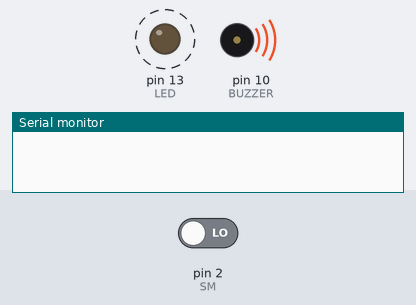
A sketch run on a simulated Arduino Uno, built with avr-gcc and run on an emulated ATmega328P. Shown: output pins drawn as LEDs (lit = HIGH), buzzer (waves = sounding), the last lines printed to the serial monitor. Dashed ring = blinking. The inputs (shaded band) are chosen by the test bench; at power-on: pin 2 (SM) LOW.

Above: at 4.2 s.
4.3 s: pin 2 (SM) driven HIGH
At 5.2 s:
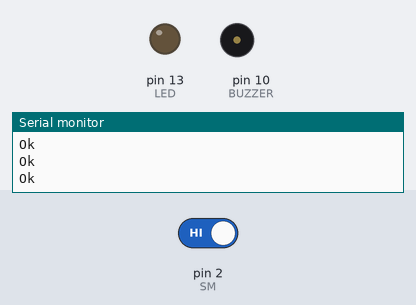
7.0 s: pin 2 (SM) driven LOW
At 8.75 s:
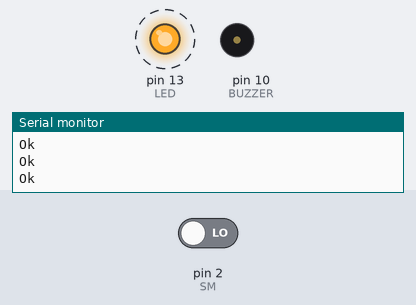
Timing chart, 0 to 18.4 s (numbered marks = the images above; inputs shaded):
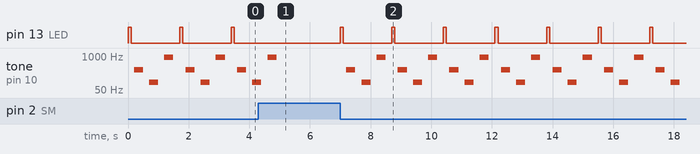

Measured:
- after the input at 4.3 s, pin 13 (LED): stops changing and stays LOW; tone on pin 10 (BUZZER): goes on until 4.9 s, then stays silent
- after the input at 7.0 s, pin 13 (LED): alternates HIGH for 0.10 s and LOW for 1.6 s, starting at once; tone on pin 10 (BUZZER): silent → 300 Hz after 0.20 s, then repeats every 1.7 s: silent 0.20 s, 100 Hz 0.30 s, silent 0.20 s, 900 Hz 0.30 s, silent 0.40 s, 300 Hz 0.30 s
- by itself, pin 13 (LED): alternates HIGH for 0.10 s and LOW for 1.6 s
- by itself, tone on pin 10 (BUZZER): repeats every 1.7 s: silent 0.20 s, 100 Hz 0.30 s, silent 0.20 s, 900 Hz 0.30 s, silent 0.40 s, 300 Hz 0.30 s

The sketch:

sensor_magnetico.ino
```cpp
int SM = 2;
int LED = 13;
int BUZZER = 10; // Ligar o buzzer (Som) no pino 10

void setup(){
  Serial.begin(9600);
  pinMode(SM, INPUT);
  pinMode(LED, OUTPUT);
  pinMode(BUZZER,OUTPUT);
}

void loop(){
  if(digitalRead(SM)){

    Serial.println("Ok");

  } else{
   digitalWrite(LED, HIGH);
   delay(100);
   digitalWrite(LED, LOW);
   delay(100);
   tone(10,300,300); //aqui sai o som
  /*
   o número 10 indica que o pino positivo do buzzer está na porta 10
   o número 300 é a frequência que será tocado
   o número 300 é a duração do som
  */
  delay(500);
  tone(10,100,300); //aqui sai o som
  delay(500);
  tone(10,900,300); //aqui sai o som
  delay(500);
  }
}
```
